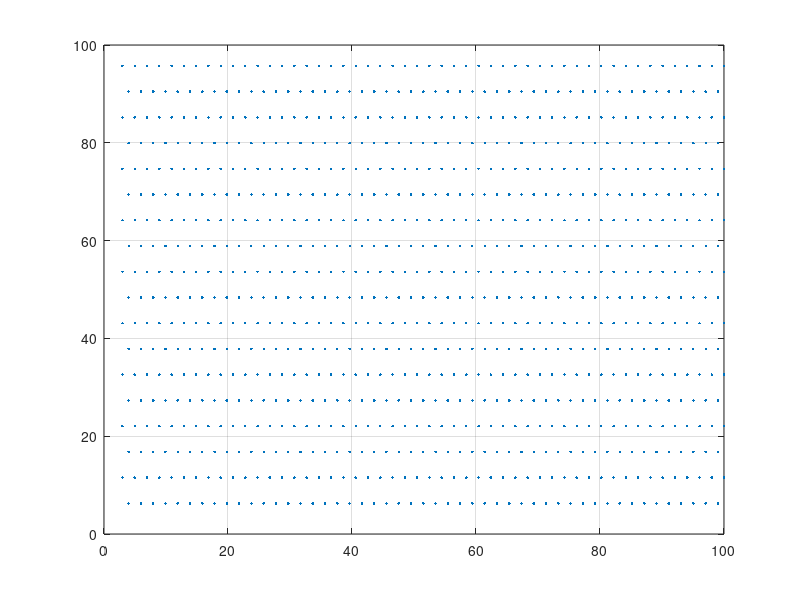

Write the MATLAB code that produced this figure.
lx = 100; ly = 100;r=1;
nx = 50; ny = 18;
ax = lx/(nx+1/2);
ay = ly/(ny+1);
a = min(ax,ay);
% ax = a; ay = a;
sp = [];
for i=1:ny
    for j=1:nx
        if mod(i,2)==0
            xj = r+ax*j;
        else
            xj = r+ ax*(j+1/2);
        end
        yi = r+i*ay;
        sp = [sp; xj yi];
    end
end
plot(sp(:,1),sp(:,2),'.');
grid on;
% axis equal;
xlim([0 lx]);ylim([0 ly]);